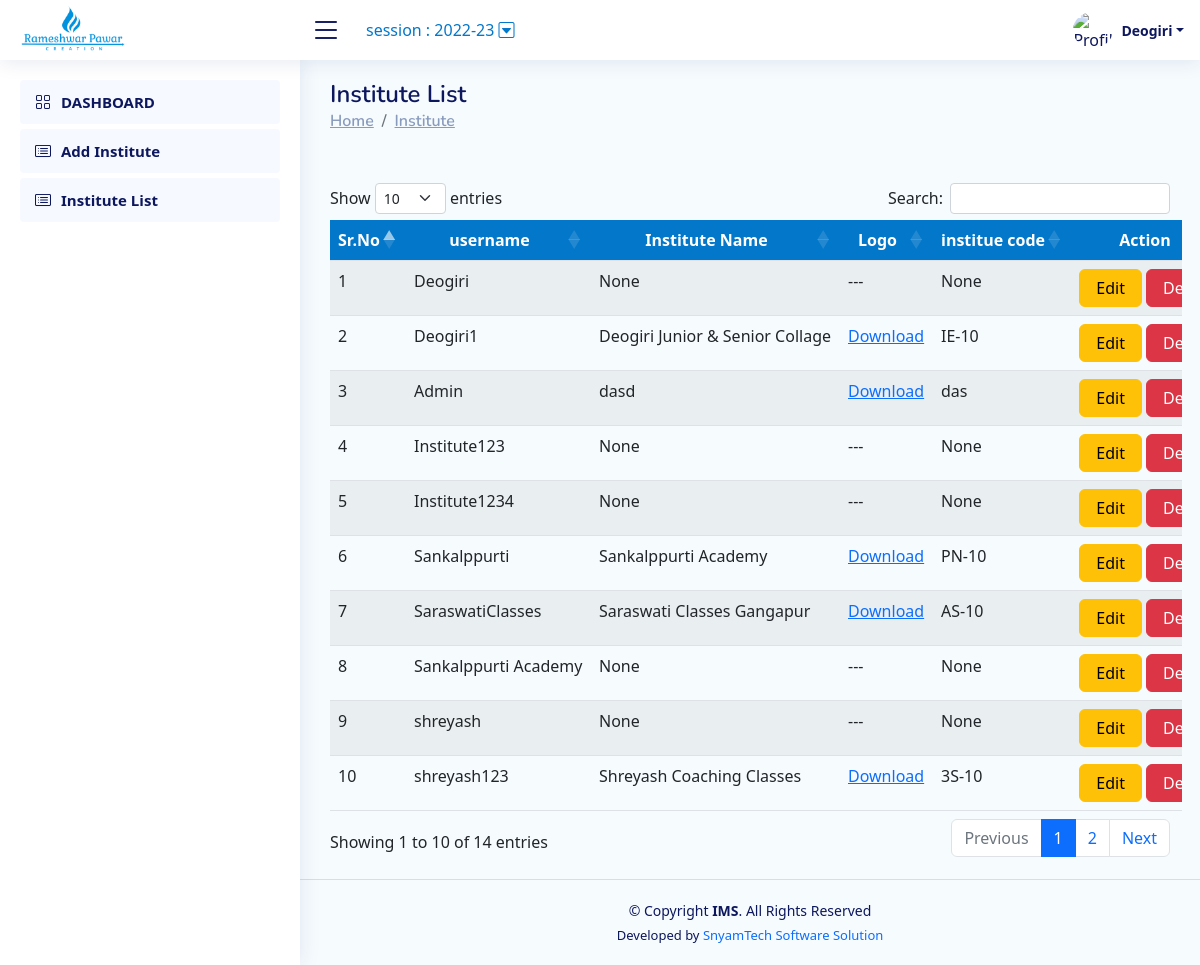
Page /Developer/institute_list/ (signed in) on the committed database.
### Developer/models.py (models this page shows)
class CustomUser(AbstractUser):
    id = models.AutoField(primary_key=True)
    username = models.CharField(max_length=255,null=True,unique=True)
    academic_session=models.CharField(max_length=255,null=True,blank=True, choices=FINANCIAL_YEAR,default="2022-23")
    is_institute=models.BooleanField(default=False)
    institute_logo=models.ImageField( upload_to="institute_logo/", null=True,blank=True)
    institute_name = models.CharField(max_length=255,null=True)
    institute_address = models.CharField(max_length=500,null=True)
    institute_code = models.CharField(max_length=500,null=True)
    institute_is_completed=models.BooleanField(default=False)
    is_staff=models.BooleanField(default=False)
    staff_name=models.CharField(max_length=255,null=True)
    staff_id_no=models.CharField(max_length=50,null=True)
    staff_profile=models.ImageField( upload_to="staff_profile/", null=True,blank=True)
    is_student=models.BooleanField(default=False)
    student_profile=models.ImageField(upload_to="student_profile/", null=True,blank=True)
    student_prn_no=models.CharField(max_length=50,null=True,unique=True)
    student_admission_date=models.DateField(auto_now=False, auto_now_add=False,null=True)
    student_name=models.CharField(max_length=255,null=True)
    student_gender=models.CharField(max_length=255,null=True,choices=GENDER)
    student_dob=models.DateField(auto_now=False, auto_now_add=False,null=True)
    student_mobile=models.CharField(max_length=255,null=True)
    student_village=models.CharField(max_length=255,null=True)
    student_taluka=models.CharField(max_length=255,null=True)
    student_dist=models.CharField(max_length=255,null=True)
    parent_name=models.CharField(max_length=255,null=True,blank=True)
    parent_mobile=models.CharField(max_length=255,null=True,blank=True)
    parent_village=models.CharField(max_length=255,null=True,blank=True)
    parent_taluka=models.CharField(max_length=255,null=True,blank=True)
    parent_dist=models.CharField(max_length=255,null=True,blank=True)
    student_collage=models.CharField(max_length=255,null=True,blank=True)
    student_collage_address=models.CharField(max_length=255,null=True,blank=True)
    student_class=models.CharField(max_length=255,null=True,choices=CLASS)
    batch=models.CharField(max_length=255,null=True,blank=True)
    group=models.CharField(max_length=255,null=True,blank=True)
    status=models.CharField(max_length=255,null=True,choices=STUDENT_STATUS)
    date_time=models.DateTimeField(auto_now=False, auto_now_add=True,null=True)
    tour_is_completed=models.BooleanField(default=False)
    is_institute_profile_completed=models.BooleanField(default=False)

### Developer/views.py (the view)
# urls.py: path('institute_list/', views.institute_list,name="institute_list"),
def institute_list(request):
    rec=CustomUser.objects.filter(is_institute=True)
    return render(request,'institute_list.html', {'rec': rec})

### Developer/templates/institute_list.html (shortened to what this page needs)
{% extends 'developer_base.html' %}
{% block content %}
<main id="main" class="main">
    <div class="pagetitle">
        <h1>Institute List</h1>
        <nav>
            <ol class="breadcrumb">
                <li class="breadcrumb-item"><a href="#">Home</a></li>
                <li class="breadcrumb-item"><a href="#">Institute </a></li>
            </ol>
        </nav>
        <br>
    </div>
    <section class="section dashboard">
        <div class="row">
            <div class="col-lg-12">
                <div class="row">
                    <div class="container" style=" overflow:scroll;">
                        <table id="example" class="table table-striped " style="overflow:scroll; width:100%;min-width: max-content;">
                            <thead>
                                <tr style="background:rgb(3, 119, 202);">
                                        <th scope="col" class="text-center text-white" style="">Sr.No</th>
                                        <th scope="col" class="text-center text-white" style="">username</th>
                                        <th scope="col" class="text-center text-white" style="">Institute Name</th>
                                        <th scope="col" class="text-center text-white" style="">Logo</th>
                                        <th scope="col" class="text-center text-white" style="">institue code</th>
                                        <th scope="col" class="text-center text-white" style="">Action</th>
                                </tr>
                            </thead>
                            <tbody>
                                {% if rec %}
                                {% for r in rec %}
                                <tr>
                                    <td>{{forloop.counter}}</td>
                                    <td>{{r.username}}</td>
                                    <td>{{r.institute_name}}</td>
                                    <td>
                                        {% if r.institute_logo %}
                                            <a href="/media/{{r.institute_logo}}" download>Download</a>
                                            {% else %}
                                            ---
                                        {% endif %}
                                    </td>
                                    <td>{{r.institute_code}}</td>
                                    <td>
                                        <center>
                                            <a href="{% url 'update_institute' r.id %}" class="btn btn-warning px-3">Edit</a>
                                            <a href="" data-toggle="modal" data-target="#delete_institute" onclick="delete_institute('{{r.id}}','{{r.staff_name}}')" class="btn btn-danger px-3">Delete</a>
                                        </center>
                                    </td>
                                </tr>
                                {% endfor %}
                                {% endif %}
                            </tbody>
                        </table>
                    </div>
                </div>
            </div>
        </div>
    </section>
</main>
{% endblock content %}

### Developer/templates/developer_base.html (shortened to what this page needs)
{% load static %}
<!DOCTYPE html>
<html lang="en">
<head>
    <link href="https://unpkg.com/aos@2.3.1/dist/aos.css" rel="stylesheet">
    <link rel="stylesheet" href="https://cdn.jsdelivr.net/npm/bootstrap-icons@1.10.3/font/bootstrap-icons.css">
  <link rel="stylesheet" href="{% static 'css/base_style.css' %}">
<link rel="stylesheet" href="https://cdn.jsdelivr.net/npm/bootstrap@5.2.2/dist/css/bootstrap.min.css">
<link rel="stylesheet" href="https://cdn.datatables.net/1.11.3/css/dataTables.bootstrap5.min.css">
</head>
<body>
<header id="header" class="header fixed-top d-flex align-items-center">
  <div class="d-flex align-items-center justify-content-between">
      <a href=" " class="logo d-flex align-items-center">
          <img src="{% static 'img/developer_logo.png' %}" alt="IMS - Logo">
      </a>
      <i class="bi bi-list toggle-sidebar-btn"></i>
  </div>
  <div class="px-4" >
     <a href="" style="text-decoration:none;color:rgb(3, 119, 202);"  data-toggle="modal" data-target="#update_academic_session"> <span class="session_title"> session :</span> {{user.academic_session}} <span class="session_icon">  <i class="bi bi-caret-down-square" ></i></span></a>
  </div>
  <nav class="header-nav ms-auto">
      <ul class="d-flex align-items-center">
          <li class="nav-item dropdown pe-3 text-center  ">
              <a class="nav-link nav-profile d-flex align-items-center pe-0" href="#" data-bs-toggle="dropdown">
                {% if request.user.institute_logo %}
                  <img src="/media/{{request.user.institute_logo}}" alt="Profile" class="rounded-circle"  style="width:40px; height:40px;">
                  {% else %}
                  <img src="{% static 'img/profile_sample.jpg' %}" alt="Profile" class="rounded-circle" style="width:40px; height:40px;">
                  {% endif %}
                  <span class="d-none d-md-block dropdown-toggle ps-2"> {{request.user.username}}</span>
              </a>
          </li>
      </ul>
  </nav>
</header>
<aside id="sidebar" class="sidebar">
  <ul class="sidebar-nav" id="sidebar-nav">
    <li class="nav-item">
          <a class="nav-link " href="{% url 'institute_dashboard' %}">
              <i class="bi bi-grid"></i>
              <span>DASHBOARD</span>
          </a>
      </li>
      <li class="nav-item">
        <a class="nav-link " href="{% url 'add_institute' %}">
          <i class="bi bi-card-list"></i>
            <span>Add Institute</span>
        </a>
      </li>
      <li class="nav-item">
        <a class="nav-link " href="{% url 'institute_list' %}">
          <i class="bi bi-card-list"></i>
            <span>Institute List</span>
        </a>
      </li>
  </ul>
</aside>
  {% block content %}{% endblock content %}
  <footer id="footer" class="footer text-center">
      <div class="copyright">
          &copy; Copyright <strong><span>IMS</span></strong>. All Rights Reserved
      </div>
      <div class="credits">
          Developed by <a href="https://prameshwar4378.github.io/My_Portfolio/" style="text-decoration:none;">SnyamTech Software Solution</a>
      </div>
  </footer>
</body>
</html>

### Developer/templates/developer_base.html (style rules this page uses)
body { background:#F6FBFE; }

### rows in the picture
CustomUser: academic_session "2022-23", user.username "Deogiri", username "Deogiri", institute_name "None", institute_code "None"
CustomUser: username "Deogiri1", institute_name "Deogiri Junior & Senior Collage", institute_code "IE-10"
CustomUser: username "Admin", institute_name "dasd", institute_code "das"
CustomUser: username "Institute123", institute_name "None", institute_code "None"
CustomUser: username "Institute1234", institute_name "None", institute_code "None"
CustomUser: username "Sankalppurti", institute_name "Sankalppurti Academy", institute_code "PN-10"
CustomUser: username "SaraswatiClasses", institute_name "Saraswati Classes Gangapur", institute_code "AS-10"
CustomUser: username "Sankalppurti Academy", institute_name "None", institute_code "None"
CustomUser: username "shreyash", institute_name "None", institute_code "None"
CustomUser: username "shreyash123", institute_name "Shreyash Coaching Classes", institute_code "3S-10"
